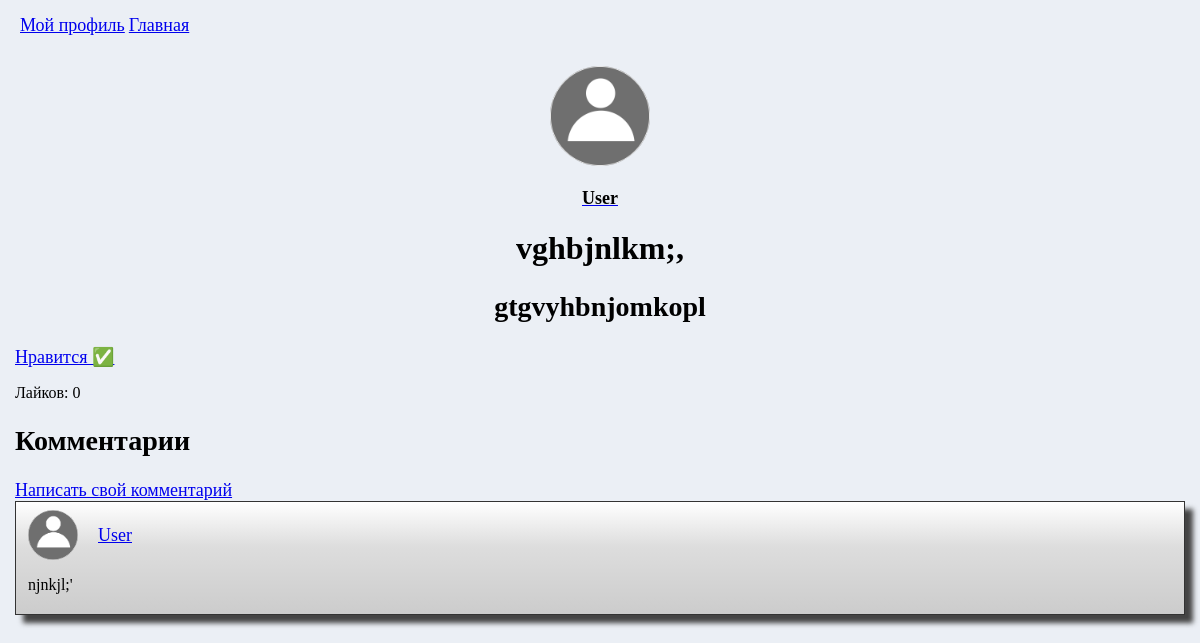
The page /posts/1/head (signed in) on the database its author committed.
### data/user.py (models this page shows, shortened)
class User(SqlAlchemyBase, UserMixin):
    __tablename__ = 'users'
    id = sqlalchemy.Column(sqlalchemy.Integer,
                           primary_key=True, autoincrement=True)
    name = sqlalchemy.Column(sqlalchemy.String, nullable=True)
    about = sqlalchemy.Column(sqlalchemy.String, nullable=True, default='No bio yet')
    email = sqlalchemy.Column(sqlalchemy.String,
                              index=True, unique=True, nullable=True)
    avatar = sqlalchemy.Column(sqlalchemy.String, default='/static/inf/avatars/classic_avatar.png')
    hashed_password = sqlalchemy.Column(sqlalchemy.String, nullable=True)
    created_date = sqlalchemy.Column(sqlalchemy.DateTime,
                                     default=datetime.datetime.now)
    genres = sqlalchemy.Column(sqlalchemy.String)
    type_user = sqlalchemy.Column(sqlalchemy.String, default='justuser')
    posts = orm.relationship("Posts", back_populates='user')
    def check_password(self, password):
        return check_password_hash(self.hashed_password, password)

### data/posts.py (models this page shows)
class Posts(SqlAlchemyBase):
    __tablename__ = 'posts'
    id = sqlalchemy.Column(sqlalchemy.Integer,
                           primary_key=True, autoincrement=True)
    title = sqlalchemy.Column(sqlalchemy.String, nullable=True)
    content = sqlalchemy.Column(sqlalchemy.String, nullable=True)
    created_date = sqlalchemy.Column(sqlalchemy.DateTime,
                                     default=datetime.datetime.now)
    user_id = sqlalchemy.Column(sqlalchemy.Integer,
                                sqlalchemy.ForeignKey("users.id"))
    user_link = sqlalchemy.Column(sqlalchemy.String)
    post_link = sqlalchemy.Column(sqlalchemy.String)
    likes = sqlalchemy.Column(sqlalchemy.Integer)
    user = orm.relationship('User')

### data/comments.py (models this page shows)
class Comments(SqlAlchemyBase):
    __tablename__ = 'comments'
    id = sqlalchemy.Column(sqlalchemy.Integer,
                           primary_key=True, autoincrement=True)
    post_id = sqlalchemy.Column(sqlalchemy.Integer, sqlalchemy.ForeignKey("posts.id"))
    user_id = sqlalchemy.Column(sqlalchemy.Integer, sqlalchemy.ForeignKey("users.id"))
    text = sqlalchemy.Column(sqlalchemy.String)
    created_date = sqlalchemy.Column(sqlalchemy.DateTime,
                                     default=datetime.datetime.now)
    def get_user_link(self):
        return f'/profile/{self.user_id}/head'

### main.py (the view, shortened to what this page needs)
@app.route('/posts/<posts_id>/<type>', methods=['GET', 'POST'])
def news_more(posts_id, type):
    current_user, userid, username = get_user_from_session()
    form = CommentForm()
    post = db_sess.query(Posts).filter(Posts.id == int(posts_id)).first()
    user = db_sess.query(User).filter(User.id == int(post.user_id)).first()
    comments = db_sess.query(Comments).filter(Comments.post_id == int(posts_id))
    like = db_sess.query(Likes).filter(Likes.user_id == current_user.id).first()
    if like:
        liketext = 'Нравится ✅'
    else:
        liketext = 'Нравится'
    if type == 'head':
        post.likes = len(list(db_sess.query(Likes).filter(Likes.post_id == post.id)))
        db_sess.commit()
    return render_template('post.html', form=form, current_user=current_user, user=user, post=post,
                           comments=comments, get_author=get_author, get_avatar=get_avatar, liketext=liketext)

### main.py (called while the page is built)
def get_user_from_session():
    try:
        user = 0
        mail = session['email']
        passw = session['password']
        if mail is not None and passw is not None:
            user = db_sess.query(User).filter(User.email == str(mail)).first()
        if user and user.check_password(passw):
            login_user(user)
            current_user = user
            userid = current_user.id
            username = current_user.name
            return current_user, userid, username
    except Exception:
        return None, None, None
    return None, None, None

def get_author(id):
    user = db_sess.query(User).filter(User.id == int(id)).first()
    return user.name

def get_avatar(id):
    user = db_sess.query(User).filter(User.id == int(id)).first()
    return user.avatar

### templates/post.html (shortened to what this page needs)
{% extends "base.html" %}
{% block content %}
<div style="margin: 15px;">
    <p style="text-align: center;"><img src={{get_avatar(post.user_id)}} width="100px" height="100px" style="border-radius: 100px"></p>
<a href={{post.user_link}}><h3 style="text-align: center; color: black;">{{user.name}}</h3></a>
<h1 style="text-align: center; color: black;">{{post.title}}</h1>
<h2 style="text-align: center; color: black;">
    {{post.content}}
</h2>
<form action="" method="post" novalidate>
    <a href="like" style="border-color: red">{{liketext}}</a>
    <p>Лайков: {{post.likes}}</p>
</form>
<h2>Комментарии</h2>
    <a href="comment">Написать свой комментарий</a>
{% for elem in comments[::-1] %}
<div class="comment-post">
    <div style="display: flex; align-items: center;">
        <img src={{get_avatar(elem.user_id)}} width="50px" height="50px" class="avatar">
        <a href={{elem.get_user_link()}} style="margin-left: 20px">{{get_author(elem.user_id)}}</a>
    </div>
    <div>
        <p style="word-wrap: break-word">{{elem.text[:400]}}</p>
    </div>
</div>
{% endfor %}
</div>
{% endblock %}

### static/styles/base.css (style rules this page uses)
body { background-color: #ebeff5; margin: 0 }
.avatar { border-radius: 100px; }
h1 { font-family: "Tahoma"; font-size: 32px; }
h2 { font-family: "Tahoma"; font-size: 28px; }
h3 { font-family: "Tahoma"; font-size: 18px; }
a { font-family: "Bahnschrift Condensed"; font-size: 18px; }
p { font-family: "Tahoma"; font-size: 16px }
.comment-post { height: 6em; border: 1px solid #333; box-shadow: 8px 8px 5px #444; padding: 8px 12px; background-image: linear-gradient(180deg, #fff, #ddd 40%, #ccc); }

### rows shown on the page
User: avatar (picture), name "User"
Posts: title "vghbjnlkm;,", content "gtgvyhbnjomkopl", likes "0"
Comments: avatar (picture), text "njnkjl;'"

### other values the page prints
{{ liketext }} "Нравится ✅"
